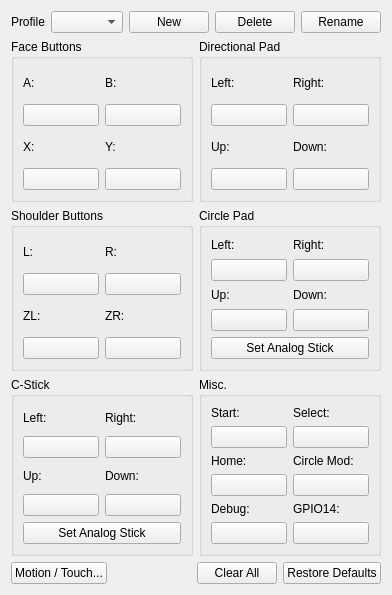
<?xml version="1.0" encoding="UTF-8"?>
<ui version="4.0">
 <class>ConfigureInput</class>
 <widget class="QWidget" name="ConfigureInput">
  <property name="geometry">
   <rect>
    <x>0</x>
    <y>0</y>
    <width>374</width>
    <height>595</height>
   </rect>
  </property>
  <property name="windowTitle">
   <string>ConfigureInput</string>
  </property>
  <layout class="QVBoxLayout" name="verticalLayout_5">
   <item>
    <layout class="QHBoxLayout" name="horizontalLayout_3">
     <item>
      <widget class="QLabel" name="label_5">
       <property name="text">
        <string>Profile</string>
       </property>
      </widget>
     </item>
     <item>
      <widget class="QComboBox" name="profile"/>
     </item>
     <item>
      <spacer name="horizontalSpacer_2">
       <property name="orientation">
        <enum>Qt::Horizontal</enum>
       </property>
       <property name="sizeHint" stdset="0">
        <size>
         <width>40</width>
         <height>20</height>
        </size>
       </property>
      </spacer>
     </item>
     <item>
      <widget class="QPushButton" name="buttonNew">
       <property name="text">
        <string>New</string>
       </property>
      </widget>
     </item>
     <item>
      <widget class="QPushButton" name="buttonDelete">
       <property name="text">
        <string>Delete</string>
       </property>
      </widget>
     </item>
     <item>
      <widget class="QPushButton" name="buttonRename">
       <property name="text">
        <string>Rename</string>
       </property>
      </widget>
     </item>
    </layout>
   </item>
   <item>
    <layout class="QGridLayout" name="gridLayout_7">
     <item row="0" column="0">
      <widget class="QGroupBox" name="faceButtons">
       <property name="title">
        <string>Face Buttons</string>
       </property>
       <property name="flat">
        <bool>false</bool>
       </property>
       <property name="checkable">
        <bool>false</bool>
       </property>
       <layout class="QGridLayout" name="gridLayout">
        <item row="1" column="1">
         <layout class="QVBoxLayout" name="verticalLayout_4">
          <item>
           <widget class="QLabel" name="label_4">
            <property name="text">
             <string>Y:</string>
            </property>
           </widget>
          </item>
          <item>
           <widget class="QPushButton" name="buttonY">
            <property name="text">
             <string/>
            </property>
           </widget>
          </item>
         </layout>
        </item>
        <item row="1" column="0">
         <layout class="QVBoxLayout" name="verticalLayout_3">
          <item>
           <widget class="QLabel" name="label_3">
            <property name="text">
             <string>X:</string>
            </property>
           </widget>
          </item>
          <item>
           <widget class="QPushButton" name="buttonX">
            <property name="text">
             <string/>
            </property>
           </widget>
          </item>
         </layout>
        </item>
        <item row="0" column="1">
         <layout class="QVBoxLayout" name="verticalLayout_2">
          <item>
           <widget class="QLabel" name="label_2">
            <property name="text">
             <string>B:</string>
            </property>
           </widget>
          </item>
          <item>
           <widget class="QPushButton" name="buttonB">
            <property name="text">
             <string/>
            </property>
           </widget>
          </item>
         </layout>
        </item>
        <item row="0" column="0">
         <layout class="QVBoxLayout" name="verticalLayout">
          <item>
           <widget class="QLabel" name="label">
            <property name="text">
             <string>A:</string>
            </property>
           </widget>
          </item>
          <item>
           <widget class="QPushButton" name="buttonA">
            <property name="text">
             <string/>
            </property>
           </widget>
          </item>
         </layout>
        </item>
       </layout>
      </widget>
     </item>
     <item row="0" column="1">
      <widget class="QGroupBox" name="faceButtons_2">
       <property name="title">
        <string>Directional Pad</string>
       </property>
       <property name="flat">
        <bool>false</bool>
       </property>
       <property name="checkable">
        <bool>false</bool>
       </property>
       <layout class="QGridLayout" name="gridLayout_2">
        <item row="1" column="0">
         <layout class="QVBoxLayout" name="verticalLayout_12">
          <item>
           <widget class="QLabel" name="label_34">
            <property name="text">
             <string>Up:</string>
            </property>
           </widget>
          </item>
          <item>
           <widget class="QPushButton" name="buttonDpadUp">
            <property name="text">
             <string/>
            </property>
           </widget>
          </item>
         </layout>
        </item>
        <item row="1" column="1">
         <layout class="QVBoxLayout" name="verticalLayout_9">
          <item>
           <widget class="QLabel" name="label_35">
            <property name="text">
             <string>Down:</string>
            </property>
           </widget>
          </item>
          <item>
           <widget class="QPushButton" name="buttonDpadDown">
            <property name="text">
             <string/>
            </property>
           </widget>
          </item>
         </layout>
        </item>
        <item row="0" column="0">
         <layout class="QVBoxLayout" name="verticalLayout_10">
          <item>
           <widget class="QLabel" name="label_32">
            <property name="text">
             <string>Left:</string>
            </property>
           </widget>
          </item>
          <item>
           <widget class="QPushButton" name="buttonDpadLeft">
            <property name="text">
             <string/>
            </property>
           </widget>
          </item>
         </layout>
        </item>
        <item row="0" column="1">
         <layout class="QVBoxLayout" name="verticalLayout_11">
          <item>
           <widget class="QLabel" name="label_33">
            <property name="text">
             <string>Right:</string>
            </property>
           </widget>
          </item>
          <item>
           <widget class="QPushButton" name="buttonDpadRight">
            <property name="text">
             <string/>
            </property>
           </widget>
          </item>
         </layout>
        </item>
       </layout>
      </widget>
     </item>
     <item row="1" column="0">
      <widget class="QGroupBox" name="faceButtons_3">
       <property name="title">
        <string>Shoulder Buttons</string>
       </property>
       <property name="flat">
        <bool>false</bool>
       </property>
       <property name="checkable">
        <bool>false</bool>
       </property>
       <layout class="QGridLayout" name="gridLayout_3">
        <item row="0" column="0">
         <layout class="QVBoxLayout" name="verticalLayout_13">
          <item>
           <widget class="QLabel" name="label_17">
            <property name="text">
             <string>L:</string>
            </property>
           </widget>
          </item>
          <item>
           <widget class="QPushButton" name="buttonL">
            <property name="text">
             <string/>
            </property>
           </widget>
          </item>
         </layout>
        </item>
        <item row="0" column="1">
         <layout class="QVBoxLayout" name="verticalLayout_14">
          <item>
           <widget class="QLabel" name="label_19">
            <property name="text">
             <string>R:</string>
            </property>
           </widget>
          </item>
          <item>
           <widget class="QPushButton" name="buttonR">
            <property name="text">
             <string/>
            </property>
           </widget>
          </item>
         </layout>
        </item>
        <item row="1" column="0">
         <layout class="QVBoxLayout" name="verticalLayout_15">
          <item>
           <widget class="QLabel" name="label_20">
            <property name="text">
             <string>ZL:</string>
            </property>
           </widget>
          </item>
          <item>
           <widget class="QPushButton" name="buttonZL">
            <property name="text">
             <string/>
            </property>
           </widget>
          </item>
         </layout>
        </item>
        <item row="1" column="1">
         <layout class="QVBoxLayout" name="verticalLayout_16">
          <item>
           <widget class="QLabel" name="label_18">
            <property name="text">
             <string>ZR:</string>
            </property>
           </widget>
          </item>
          <item>
           <widget class="QPushButton" name="buttonZR">
            <property name="text">
             <string/>
            </property>
           </widget>
          </item>
         </layout>
        </item>
       </layout>
      </widget>
     </item>
     <item row="1" column="1">
      <widget class="QGroupBox" name="faceButtons_4">
       <property name="title">
        <string>Circle Pad</string>
       </property>
       <property name="flat">
        <bool>false</bool>
       </property>
       <property name="checkable">
        <bool>false</bool>
       </property>
       <layout class="QGridLayout" name="gridLayout_4">
        <item row="1" column="1">
         <layout class="QVBoxLayout" name="verticalLayout_19">
          <item>
           <widget class="QLabel" name="label_24">
            <property name="text">
             <string>Up:</string>
            </property>
           </widget>
          </item>
          <item>
           <widget class="QPushButton" name="buttonCircleUp">
            <property name="text">
             <string/>
            </property>
           </widget>
          </item>
         </layout>
        </item>
        <item row="1" column="2">
         <layout class="QVBoxLayout" name="verticalLayout_20">
          <item>
           <widget class="QLabel" name="label_22">
            <property name="text">
             <string>Down:</string>
            </property>
           </widget>
          </item>
          <item>
           <widget class="QPushButton" name="buttonCircleDown">
            <property name="text">
             <string/>
            </property>
           </widget>
          </item>
         </layout>
        </item>
        <item row="0" column="2">
         <layout class="QVBoxLayout" name="verticalLayout_18">
          <item>
           <widget class="QLabel" name="label_23">
            <property name="text">
             <string>Right:</string>
            </property>
           </widget>
          </item>
          <item>
           <widget class="QPushButton" name="buttonCircleRight">
            <property name="text">
             <string/>
            </property>
           </widget>
          </item>
         </layout>
        </item>
        <item row="2" column="1" colspan="2">
         <widget class="QPushButton" name="buttonCircleAnalog">
          <property name="text">
           <string>Set Analog Stick</string>
          </property>
         </widget>
        </item>
        <item row="0" column="1">
         <layout class="QVBoxLayout" name="verticalLayout_17">
          <item>
           <widget class="QLabel" name="label_21">
            <property name="text">
             <string>Left:</string>
            </property>
           </widget>
          </item>
          <item>
           <widget class="QPushButton" name="buttonCircleLeft">
            <property name="text">
             <string/>
            </property>
           </widget>
          </item>
         </layout>
        </item>
       </layout>
      </widget>
     </item>
     <item row="2" column="0">
      <widget class="QGroupBox" name="faceButtons_5">
       <property name="title">
        <string>C-Stick</string>
       </property>
       <property name="flat">
        <bool>false</bool>
       </property>
       <property name="checkable">
        <bool>false</bool>
       </property>
       <layout class="QGridLayout" name="gridLayout_5">
        <item row="0" column="0">
         <layout class="QVBoxLayout" name="verticalLayout_21">
          <item>
           <widget class="QLabel" name="label_25">
            <property name="text">
             <string>Left:</string>
            </property>
           </widget>
          </item>
          <item>
           <widget class="QPushButton" name="buttonCStickLeft">
            <property name="text">
             <string/>
            </property>
           </widget>
          </item>
         </layout>
        </item>
        <item row="0" column="1">
         <layout class="QVBoxLayout" name="verticalLayout_22">
          <item>
           <widget class="QLabel" name="label_27">
            <property name="text">
             <string>Right:</string>
            </property>
           </widget>
          </item>
          <item>
           <widget class="QPushButton" name="buttonCStickRight">
            <property name="text">
             <string/>
            </property>
           </widget>
          </item>
         </layout>
        </item>
        <item row="1" column="0">
         <layout class="QVBoxLayout" name="verticalLayout_23">
          <item>
           <widget class="QLabel" name="label_28">
            <property name="text">
             <string>Up:</string>
            </property>
           </widget>
          </item>
          <item>
           <widget class="QPushButton" name="buttonCStickUp">
            <property name="text">
             <string/>
            </property>
           </widget>
          </item>
         </layout>
        </item>
        <item row="1" column="1">
         <layout class="QVBoxLayout" name="verticalLayout_24">
          <item>
           <widget class="QLabel" name="label_26">
            <property name="text">
             <string>Down:</string>
            </property>
           </widget>
          </item>
          <item>
           <widget class="QPushButton" name="buttonCStickDown">
            <property name="text">
             <string/>
            </property>
           </widget>
          </item>
         </layout>
        </item>
        <item row="2" column="0" colspan="2">
         <widget class="QPushButton" name="buttonCStickAnalog">
          <property name="text">
           <string>Set Analog Stick</string>
          </property>
         </widget>
        </item>
       </layout>
      </widget>
     </item>
     <item row="2" column="1">
      <widget class="QGroupBox" name="faceButtons_6">
       <property name="title">
        <string>Misc.</string>
       </property>
       <property name="flat">
        <bool>false</bool>
       </property>
       <property name="checkable">
        <bool>false</bool>
       </property>
       <layout class="QGridLayout" name="gridLayout_6">
        <item row="0" column="0">
         <layout class="QVBoxLayout" name="verticalLayout_25">
          <item>
           <widget class="QLabel" name="label_29">
            <property name="text">
             <string>Start:</string>
            </property>
           </widget>
          </item>
          <item>
           <widget class="QPushButton" name="buttonStart">
            <property name="text">
             <string/>
            </property>
           </widget>
          </item>
         </layout>
        </item>
        <item row="0" column="1">
         <layout class="QVBoxLayout" name="verticalLayout_26">
          <item>
           <widget class="QLabel" name="label_30">
            <property name="text">
             <string>Select:</string>
            </property>
           </widget>
          </item>
          <item>
           <widget class="QPushButton" name="buttonSelect">
            <property name="text">
             <string/>
            </property>
           </widget>
          </item>
         </layout>
        </item>
        <item row="1" column="0">
         <layout class="QVBoxLayout" name="verticalLayout_27">
          <item>
           <widget class="QLabel" name="label_31">
            <property name="text">
             <string>Home:</string>
            </property>
           </widget>
          </item>
          <item>
           <widget class="QPushButton" name="buttonHome">
            <property name="text">
             <string/>
            </property>
           </widget>
          </item>
         </layout>
        </item>
        <item row="1" column="1">
         <layout class="QVBoxLayout" name="verticalLayout_28">
          <item>
           <widget class="QLabel" name="label_36">
            <property name="text">
             <string>Circle Mod:</string>
            </property>
           </widget>
          </item>
          <item>
           <widget class="QPushButton" name="buttonCircleMod">
            <property name="text">
             <string/>
            </property>
           </widget>
          </item>
         </layout>
        </item>
        <item row="2" column="1">
         <layout class="QVBoxLayout" name="verticalLayout_33">
          <item>
           <widget class="QLabel" name="label_41">
            <property name="text">
             <string>GPIO14:</string>
            </property>
           </widget>
          </item>
          <item>
           <widget class="QPushButton" name="buttonGpio14">
            <property name="text">
             <string/>
            </property>
           </widget>
          </item>
         </layout>
        </item>
        <item row="2" column="0">
         <layout class="QVBoxLayout" name="verticalLayout_32">
          <item>
           <widget class="QLabel" name="label_40">
            <property name="text">
             <string>Debug:</string>
            </property>
           </widget>
          </item>
          <item>
           <widget class="QPushButton" name="buttonDebug">
            <property name="text">
             <string/>
            </property>
           </widget>
          </item>
         </layout>
        </item>
       </layout>
      </widget>
     </item>
    </layout>
   </item>
   <item>
    <layout class="QVBoxLayout" name="verticalLayout_6">
     <item>
      <layout class="QHBoxLayout" name="horizontalLayout">
       <item>
        <widget class="QPushButton" name="buttonMotionTouch">
         <property name="sizePolicy">
          <sizepolicy hsizetype="Minimum" vsizetype="Fixed">
           <horstretch>0</horstretch>
           <verstretch>0</verstretch>
          </sizepolicy>
         </property>
         <property name="sizeIncrement">
          <size>
           <width>0</width>
           <height>0</height>
          </size>
         </property>
         <property name="baseSize">
          <size>
           <width>0</width>
           <height>0</height>
          </size>
         </property>
         <property name="layoutDirection">
          <enum>Qt::LeftToRight</enum>
         </property>
         <property name="text">
          <string>Motion / Touch...</string>
         </property>
        </widget>
       </item>
       <item>
        <spacer name="horizontalSpacer">
         <property name="orientation">
          <enum>Qt::Horizontal</enum>
         </property>
         <property name="sizeHint" stdset="0">
          <size>
           <width>40</width>
           <height>20</height>
          </size>
         </property>
        </spacer>
       </item>
       <item>
        <widget class="QPushButton" name="buttonClearAll">
         <property name="sizePolicy">
          <sizepolicy hsizetype="Minimum" vsizetype="Fixed">
           <horstretch>0</horstretch>
           <verstretch>0</verstretch>
          </sizepolicy>
         </property>
         <property name="sizeIncrement">
          <size>
           <width>0</width>
           <height>0</height>
          </size>
         </property>
         <property name="baseSize">
          <size>
           <width>0</width>
           <height>0</height>
          </size>
         </property>
         <property name="layoutDirection">
          <enum>Qt::LeftToRight</enum>
         </property>
         <property name="text">
          <string>Clear All</string>
         </property>
        </widget>
       </item>
       <item>
        <widget class="QPushButton" name="buttonRestoreDefaults">
         <property name="sizePolicy">
          <sizepolicy hsizetype="Minimum" vsizetype="Fixed">
           <horstretch>0</horstretch>
           <verstretch>0</verstretch>
          </sizepolicy>
         </property>
         <property name="sizeIncrement">
          <size>
           <width>0</width>
           <height>0</height>
          </size>
         </property>
         <property name="baseSize">
          <size>
           <width>0</width>
           <height>0</height>
          </size>
         </property>
         <property name="layoutDirection">
          <enum>Qt::LeftToRight</enum>
         </property>
         <property name="text">
          <string>Restore Defaults</string>
         </property>
        </widget>
       </item>
      </layout>
     </item>
    </layout>
   </item>
  </layout>
 </widget>
 <resources/>
 <connections/>
</ui>
